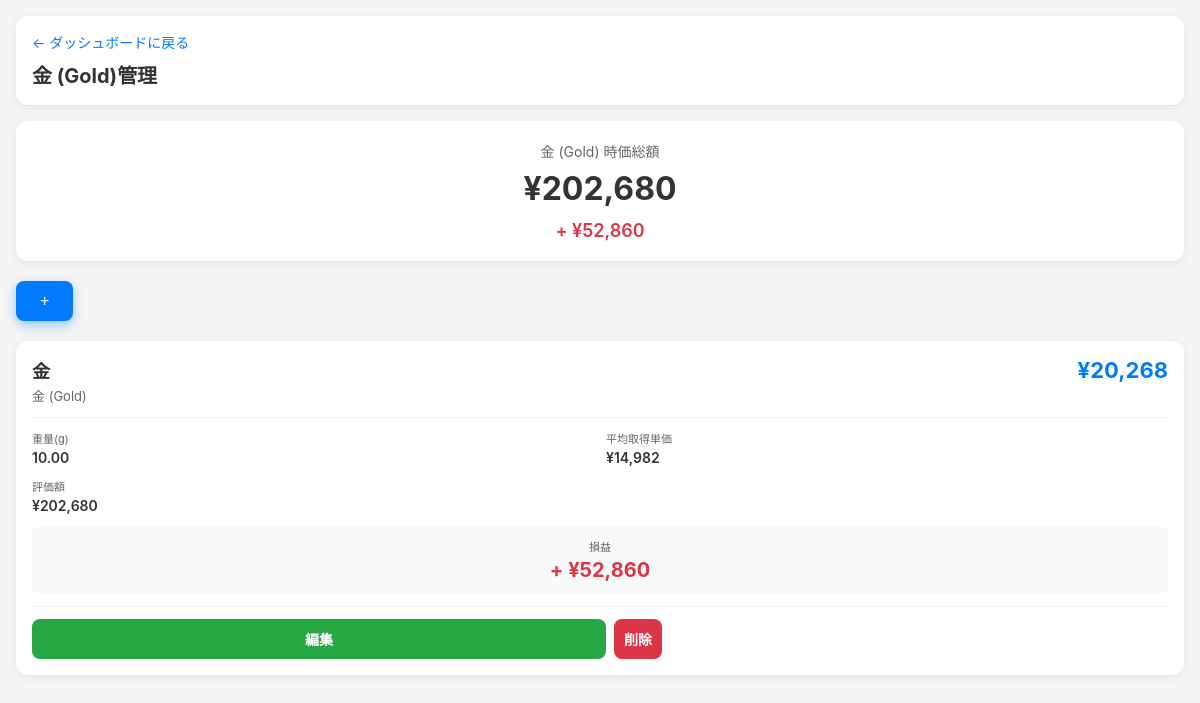
/assets/gold (signed in), run on an earlier commit of the app's database.
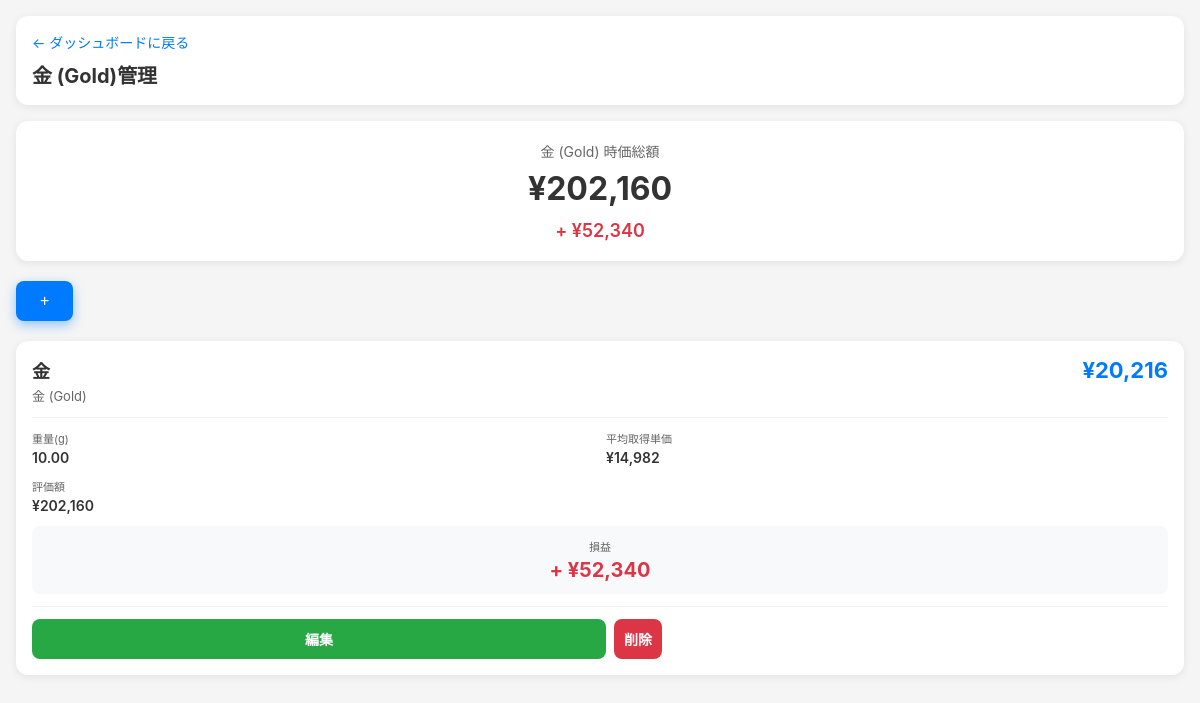
And on a later commit of the database.
### tables this page shows
CREATE TABLE assets (
        id INTEGER PRIMARY KEY AUTOINCREMENT,
        user_id INTEGER,
        asset_type TEXT NOT NULL,
        symbol TEXT NOT NULL,
        name TEXT,
        quantity REAL NOT NULL,
        price REAL DEFAULT 0,
        created_at TIMESTAMP DEFAULT CURRENT_TIMESTAMP, avg_price REAL DEFAULT 0, current_price REAL DEFAULT 0, total_cost REAL DEFAULT 0, acquisition_price REAL, avg_cost REAL DEFAULT 0,
        FOREIGN KEY (user_id) REFERENCES users (id)
    );

### app.py (the view)
@app.route('/assets/<asset_type>')
def manage_assets(asset_type):
    user = get_current_user()
    if not user:
        return redirect(url_for('login'))
    conn = get_db()
    c = conn.cursor()
    if USE_POSTGRES:
        c.execute('''SELECT * FROM assets WHERE user_id = %s AND asset_type = %s
                    ORDER BY symbol''', (user['id'], asset_type))
    else:
        c.execute('''SELECT * FROM assets WHERE user_id = ? AND asset_type = ?
                    ORDER BY symbol''', (user['id'], asset_type))
    assets = c.fetchall()
    conn.close()
    type_info = {
        'jp_stock': {'title': '日本株', 'symbol_label': '証券コード', 'quantity_label': '株数'},
        'us_stock': {'title': '米国株', 'symbol_label': 'シンボル', 'quantity_label': '株数'},
        'gold': {'title': '金 (Gold)', 'symbol_label': '種類', 'quantity_label': '重量(g)'},
        'cash': {'title': '現金', 'symbol_label': '項目名', 'quantity_label': '金額'},
        'crypto': {'title': '暗号資産', 'symbol_label': '銘柄', 'quantity_label': '数量'},
        'investment_trust': {'title': '投資信託', 'symbol_label': '銘柄', 'quantity_label': '保有数量(口)'},
        'insurance': {'title': '保険', 'symbol_label': '項目名', 'quantity_label': '保険金額'}
    }
    info = type_info.get(asset_type, type_info['jp_stock'])
    return render_template(
        'manage_assets.html',
        assets=assets,
        asset_type=asset_type,
        info=info,
        crypto_symbols=CRYPTO_SYMBOLS,
        investment_trust_symbols=INVESTMENT_TRUST_SYMBOLS,
        insurance_types=INSURANCE_TYPES
    )

### app.py (called while the page is built)
def get_db():
    if USE_POSTGRES:
        conn = psycopg2.connect(DATABASE_URL, cursor_factory=RealDictCursor)
        return conn
    else:
        conn = sqlite3.connect('portfolio.db')
        conn.row_factory = sqlite3.Row
        return conn

def get_current_user():
    if 'user_id' not in session:
        return None
    conn = get_db()
    c = conn.cursor()
    if USE_POSTGRES:
        c.execute('SELECT * FROM users WHERE id = %s', (session['user_id'],))
    else:
        c.execute('SELECT * FROM users WHERE id = ?', (session['user_id'],))
    user = c.fetchone()
    conn.close()
    return user

### templates/manage_assets.html (shortened to what the changed rows need)
{% extends "base.html" %}
{% block content %}
<div class="header">
    <a href="{{ url_for('dashboard') }}" class="back-link">&larr; ダッシュボードに戻る</a>
    <h1>{{ info.title }}管理</h1>
</div>
{% if assets %}
    {% set total_value = namespace(amount=0) %}
    {% set total_cost = namespace(amount=0) %}
    {% for asset in assets %}
        {% if asset_type == 'investment_trust' %}
            {% set total_value.amount = total_value.amount + (asset['quantity'] * asset['price'] / 10000) %}
            {% set total_cost.amount = total_cost.amount + (asset['quantity'] * asset['avg_cost'] / 10000) %}
        {% elif asset_type == 'insurance' %}
            {% set total_value.amount = total_value.amount + asset['price'] %}
            {% set total_cost.amount = total_cost.amount + asset['avg_cost'] %}
        {% elif asset_type != 'cash' %}
            {% set total_value.amount = total_value.amount + (asset['quantity'] * asset['price']) %}
            {% set total_cost.amount = total_cost.amount + (asset['quantity'] * asset['avg_cost']) %}
        {% else %}
            {% set total_value.amount = total_value.amount + asset['quantity'] %}
        {% endif %}
    {% endfor %}
    {% set total_profit = total_value.amount - total_cost.amount %}
    <div class="summary-card">
        <div class="summary-title">{{ info.title }} 時価総額</div>
        <div class="summary-value">
            {% if asset_type == 'us_stock' %}
                ${{ "{:,.2f}".format(total_value.amount) }}
            {% else %}
                &yen;{{ "{:,.0f}".format(total_value.amount) }}
            {% endif %}
        </div>
        {% if asset_type != 'cash' %}
        <div class="summary-profit {% if total_profit >= 0 %}profit-red{% else %}profit-green{% endif %}">
            {% if total_profit >= 0 %}+{% endif %}
            {% if asset_type == 'us_stock' %}
                ${{ "{:,.2f}".format(total_profit) }}
            {% else %}
                &yen;{{ "{:,.0f}".format(total_profit) }}
            {% endif %}
        </div>
        {% endif %}
    </div>
{% endif %}
{% if assets %}
    {% for asset in assets %}
    <div class="stock-card" data-edit-url="{{ url_for('edit_asset', asset_id=asset['id']) }}">
        {% if asset_type == 'jp_stock' %}
            <div class="stock-header">
                <div>
                    <div class="stock-symbol">{{ asset['name'] or asset['symbol'] }}</div>
                    <div class="stock-name">{{ asset['symbol'] }}</div>
                </div>
                <div>
                    <div class="stock-price">
                        &yen;{{ "{:,.0f}".format(asset['price']) }}
                    </div>
                </div>
            </div>
        {% else %}
             <div class="stock-header">
                <div>
                    <div class="stock-symbol">{{ asset['symbol'] }}</div>
                    {% if asset_type not in ['cash'] %}
                    <div class="stock-name">{{ asset['name'] or '-' }}</div>
                    {% endif %}
                </div>
                <div>
                    <div class="stock-price">
                        {% if asset_type == 'us_stock' %}
                            ${{ "{:,.2f}".format(asset['price']) }}
                        {% elif asset_type == 'investment_trust' %}
                            &yen;{{ "{:,.0f}".format(asset['price']) }} <span style="font-size:12px; color:#666;">/1万口</span>
                        {% elif asset_type not in ['cash'] %}
                            &yen;{{ "{:,.0f}".format(asset['price']) }}
                        {% endif %}
                    </div>
                </div>
            </div>
        {% endif %}
        {% if asset_type == 'insurance' %}
             <div class="stock-details" style="grid-template-columns: 1fr 1fr 1fr;">
                <div class="detail-item">
                    <span class="detail-label">保険金額</span>
                    <span class="detail-value">¥{{ "{:,.0f}".format(asset.quantity) }}</span>
                </div>
                <div class="detail-item">
                    <span class="detail-label">支払済保険料</span>
                    <span class="detail-value">¥{{ "{:,.0f}".format(asset.avg_cost) }}</span>
                </div>
                 <div class="detail-item">
                    <span class="detail-label">評価額(返戻金)</span>
                    <span class="detail-value">¥{{ "{:,.0f}".format(asset.price) }}</span>
                </div>
            </div>
        {% else %}
            <div class="stock-details">
                <div class="detail-item">
                    <span class="detail-label">{{ info.quantity_label }}</span>
                    <span class="detail-value">{{ "{:,.2f}".format(asset['quantity']) }}</span>
                </div>
                {% if asset_type not in ['cash'] %}
                <div class="detail-item">
                    <span class="detail-label">平均取得単価</span>
                    <span class="detail-value">
                        {% if asset_type == 'us_stock' %}
                            ${{ "{:,.2f}".format(asset['avg_cost']) }}
                        {% else %}
                            &yen;{{ "{:,.0f}".format(asset['avg_cost']) }}
                        {% endif %}
                    </span>
                </div>
                <div class="detail-item">
                    <span class="detail-label">評価額</span>
                    <span class="detail-value">
                        {% if asset_type == 'us_stock' %}
                            ${{ "{:,.2f}".format(asset['quantity'] * asset['price']) }}
                        {% elif asset_type == 'investment_trust' %}
                            &yen;{{ "{:,.0f}".format((asset['quantity'] * asset['price']) / 10000) }}
                        {% else %}
                            &yen;{{ "{:,.0f}".format(asset['quantity'] * asset['price']) }}
                        {% endif %}
                    </span>
                </div>
                {% endif %}
            </div>
        {% endif %}
        {% if asset_type == 'insurance' %}
            {% set profit = asset.price - asset.avg_cost %}
            <div class="stock-profit-box">
                <div class="stock-profit-label">損益</div>
                <div class="stock-profit-value {% if profit >= 0 %}profit-red{% else %}profit-green{% endif %}">
                    {% if profit >= 0 %}+{% endif %}¥{{ "{:,.0f}".format(profit) }}
                </div>
            </div>
        {% elif asset_type not in ['cash'] %}
            {% if asset_type == 'investment_trust' %}
                {% set current_value = (asset['quantity'] * asset['price']) / 10000 %}
                {% set cost_value = (asset['quantity'] * asset['avg_cost']) / 10000 %}
            {% else %}
                {% set current_value = asset['quantity'] * asset['price'] %}
                {% set cost_value = asset['quantity'] * asset['avg_cost'] %}
            {% endif %}
            {% set profit = current_value - cost_value %}
            <div class="stock-profit-box">
                <div class="stock-profit-label">損益</div>
                <div class="stock-profit-value {% if profit >= 0 %}profit-red{% else %}profit-green{% endif %}">
                    {% if profit >= 0 %}+{% endif %}
                    {% if asset_type == 'us_stock' %}
                        ${{ "{:,.2f}".format(profit) }}
                    {% else %}
                        &yen;{{ "{:,.0f}".format(profit) }}
                    {% endif %}
                </div>
            </div>
        {% endif %}
        <div class="stock-actions" onclick="event.stopPropagation()">
            <a href="{{ url_for('edit_asset', asset_id=asset['id']) }}" class="edit-btn">編集</a>
            <form method="post" action="{{ url_for('delete_asset') }}" style="flex: 1; margin: 0;">
                <button type="submit" class="delete-btn" onclick="return confirm('削除しますか?')">削除</button>
            </form>
        </div>
    </div>
    {% endfor %}
{% else %}
<div class="empty-state">
    <div class="empty-state-icon">&#128202;</div>
    <p>まだ{{ info.title }}が登録されていません。<br>下の「+」ボタンから追加してください。</p>
</div>
{% endif %}
{% endblock %}

What changed in the data, as far as the page shows it:
changed assets "金 (Gold)": price "20,268" → "20,216"; asset['quantity']*asset['price'] "202,680" → "202,160"; profit "52,860" → "52,340"
Also different on the page:
{{ "{:,.0f}".format(total_value.amount) }}: "202,680" → "202,160"
{{ "{:,.0f}".format(total_profit) }}: "52,860" → "52,340"
